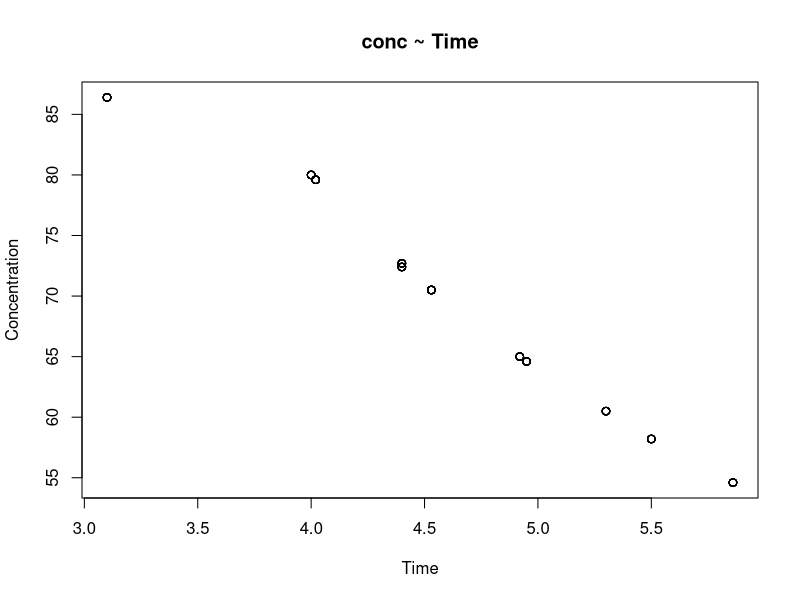
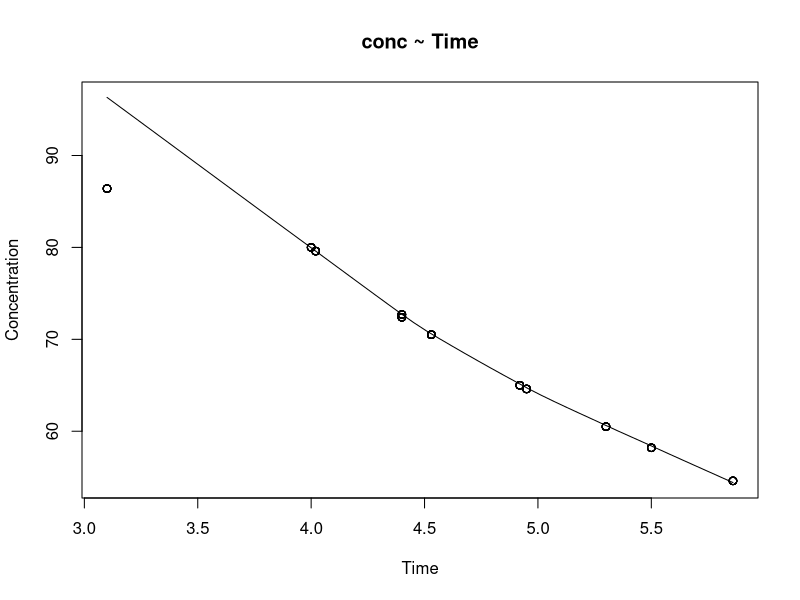

Source code (R) for these figures, in order:
# linear model and visualize the linear regression

data(Theoph)

x = Theoph$Wt
y = Theoph$Dose

relation <- lm(y~x)

# print summary to check for important values
print(relation)
print(summary(relation))

# based on the summary, the important numbers to look at is:
# 1. P-Value
#    When P-Value less than 0.05, it shows that this variables have actual
#    relationship and not just random coincidence.

# 2. Estimated
#    We look at the estimated to check how the variables interact
#    Positive estimate means that as your input increases, your outcome goes up with it 
#    while a negative estimate tells you that the outcome will go down.

# 3. R-Squared/Adjusted R-Squared
#    This one act as a final grade representing the exact percentage of your data the model successfully explains.

# visualize
print(plot(y, x, 
           main = "conc ~ Time",
           xlab = "Time",
           ylab = "Concentration"))

abline(relation)

print(scatter.smooth(y,x, 
                     main="conc ~ Time",
                     xlab = "Time",
                     ylab = "Concentration"))

# predict dose when weight (kg) = 90,95,100
model1 <- lm(y~x)
newspeed <- data.frame(x=c(90, 95, 100))
result <- predict(model1,newspeed)
print(result)
